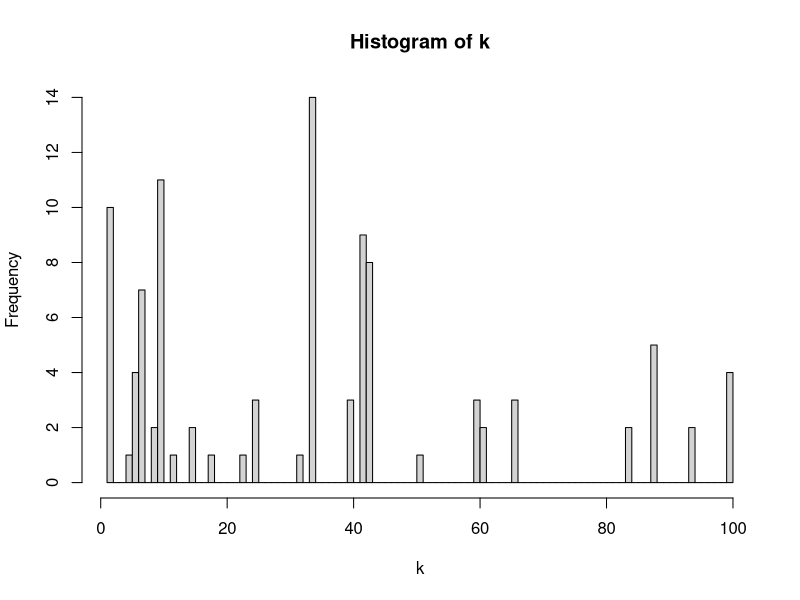

Generate this figure with R:
###
### Simulation 1-dimensional Dirichlet process
###

a.0 <- 0.1  # strength parameter
K <- 100  # total number of clusters 
G.0 <- seq(1,K,1)  # discrete base distribution 

# Generate data according to Chinese restaurant process
n <- 100
k <- numeric(n)

k[1] <- sample(G.0,1)
for (i in 2:n) {
  tab <- table(k)
  idx <- as.numeric(names(tab))>0
  occ <- as.numeric(names(tab)[idx])
  p <- rep(a.0/(a.0+n-1),100)
  p[occ] <- tab[idx]/(a.0+n-1)
  k[i] <- sample(G.0,1,prob=p)
}

k
hist(k,breaks=100)
